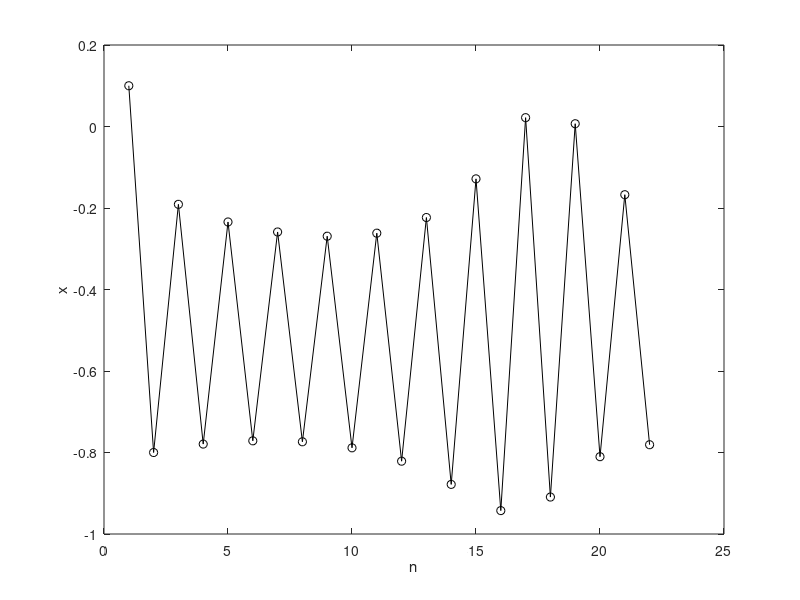
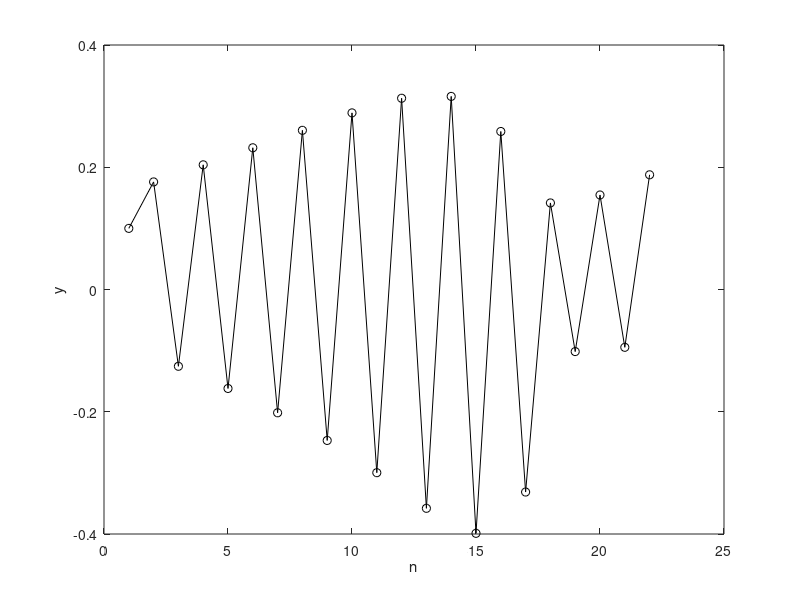
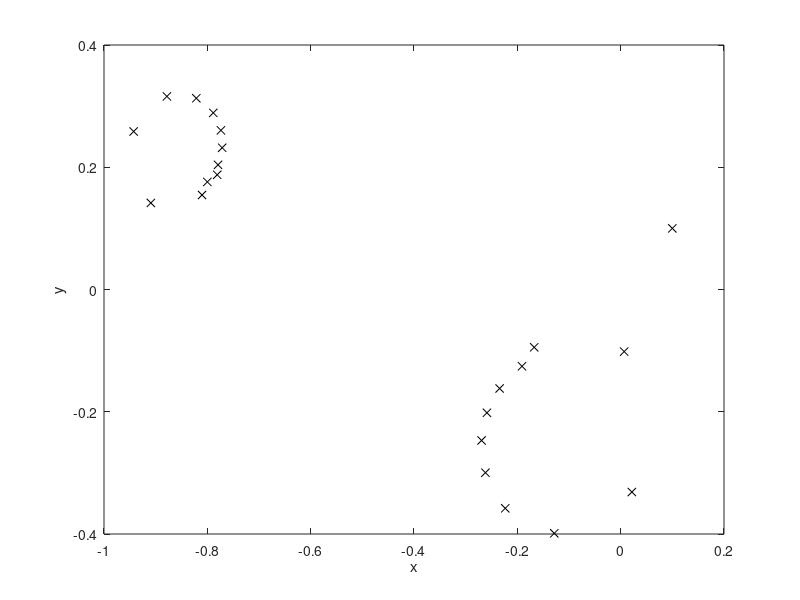
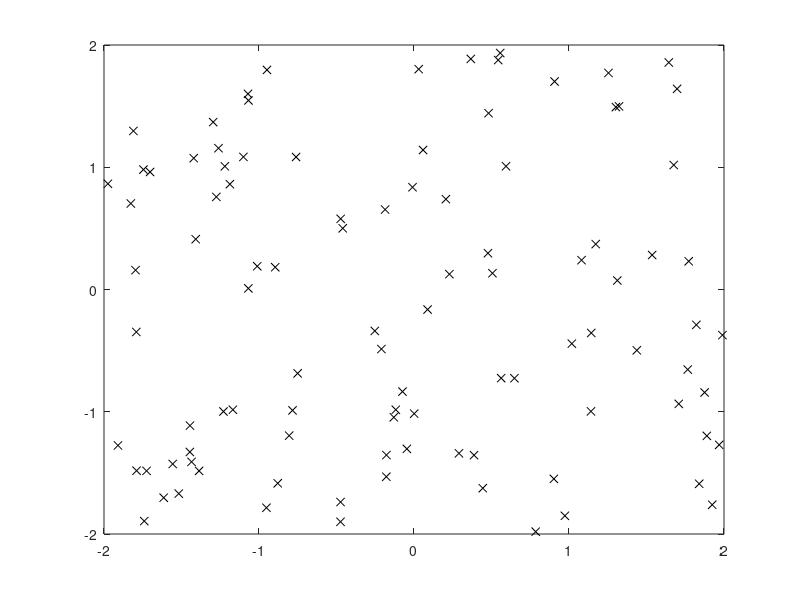

Source code (MATLAB) for these figures, in order: (Note: this script raises an error after producing the figures.)
% 20220823

nMax = 22; % max number to simulate
x = zeros(1,nMax); % establish blank array
y = zeros(1,nMax);
x(1) = 0.1; 
y(1) = 0.1;
for n=2:nMax
    x(n) = x(n-1)^2 - y(n-1)^2 -0.8;
    y(n) = 2*x(n-1)*y(n-1) + 0.156;
end 

figure(1)
plot(x,'-ok');
ylabel('x');
xlabel('n');

figure(2)
plot(y,'-ok');
ylabel('y');
xlabel('n'); % task a and b

figure(3) 
plot(x, y, 'kx');
ylabel('y');
xlabel('x'); % task c

xStart = 4*rand(1, 100) -2;
yStart = 4*rand(1, 100) -2;
figure(4)
plot(xStart, yStart,'kx') %task d

figure(5)
meow(100, -0.8, 0.156); % task e

figure(6)
meow(100000, -0.8, 0.156); % task f

figure(7)
meow(100000, -0.7, 0.17);

figure(8)
meow(100000, -0.9, 0.149); % task g


function p=meow(m, c, d)
xxStart = 4*rand(1, m) -2;
yyStart = 4*rand(1, m) -2;
xx = zeros(1, 22); 
yy = zeros(1, 22);
for i=1:m
 xx(1)= xxStart(i);
 yy(1)= yyStart(i);
  for n=2:22
    xx(n) = xx(n-1)^2 - yy(n-1)^2 + c;
    yy(n) = 2*xx(n-1)*yy(n-1) + d;
  end
 
 if ((-2 <= xx(22)) && (xx(22) <= 2) && (-2 <= yy(22)) && (yy(22) <= 2))
      p=plot(xxStart(i),yyStart(i),'r.');
      hold on;
 else 
      p=plot(xxStart(i),yyStart(i),'b.');
      hold on; 
  end
end
hold off;
end